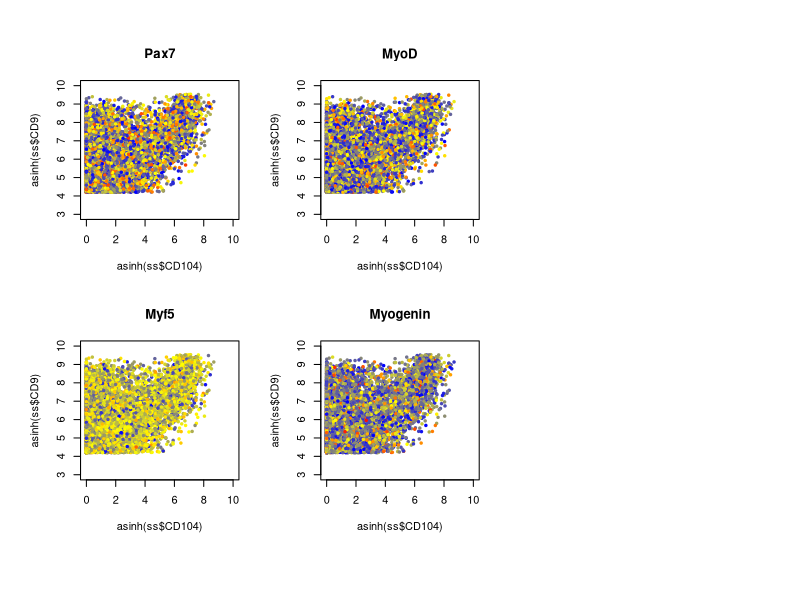

The R source for this figure:
library(gplots) # needed for color palette

# load data
d <- read.csv('../../Data/Porpiglia/FR-FCM-ZY3K_gated.csv', as.is=TRUE)

# subset day0 only
d0 <- d[d$sample == "Day0",]

# mycol <- bluered(100)
mycol <- colorpanel(100,"blue","yellow","red")

getColor <- function(val, maxval=max(val), col=mycol, scale=c("linear","asinh")[2])
{
  if(scale=="linear")
  {
    v <- val
    mv <- max(maxval)
    i <- ifelse(100*v/mv > 100, 100, round(100*v/mv,1))
  } else if (scale=="asinh")
  {
    v <- asinh(val)
    mv <- asinh(max(maxval))
    i <- ifelse(100*v/mv > 100, 100, round(100*v/mv,1))
  }
  col[i]
}

par(mfcol=c(2,3), oma=c(4,2,2,4))

# recreate figure 2b
invisible(lapply(c('Pax7', 'Myf5', 'MyoD', 'Myogenin'), function(x)
{
  ss <- d
  # shuffle order of cells to ensure no plotting bias (overlaid information)
  set.seed(123)
  ss <- ss[sample(rownames(ss), nrow(ss)),]
  plot(asinh(ss$CD104), asinh(ss$CD9),
       col=getColor(ss[,x],d[,x]), pch=19, cex=0.5,
       ylim=c(3,10), xlim=c(0,10), main=x)
}))
